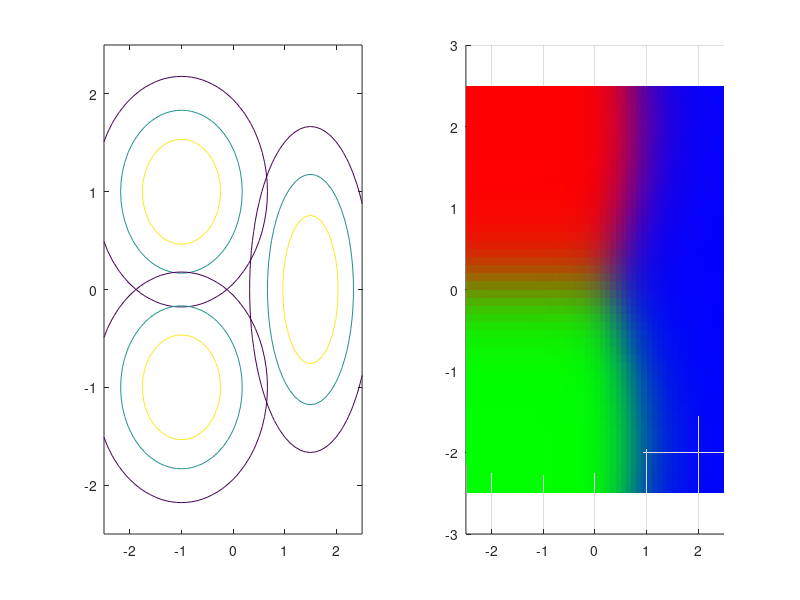

Write MATLAB code to recreate this figure.
%% Figure 4.11 Page 200 PRML
clc
clear

%% Generate samples
mu1 = [1 -1];
mu2 = [-1 -1];
mu3 = [0 1.5];
SIGMA1 = [0.5 0; 0 1];
SIGMA2 = [0.5 0; 0 1];
SIGMA3 = [1 0; 0 0.5];%[0.5 0; 0 1];%

x1 = [-2.5:0.1:2.5]';
x2 = [-2.5:0.1:2.5]';
M = length(x1);
N = length(x2);
Pxgc1 = zeros(M,N);
Pxgc2 = zeros(M,N);
Pxgc3 = zeros(M,N);
for i = 1:M
    for j = 1:N
        Pxgc1(i,j) = mvnpdf([x1(i),x2(j)],mu1,SIGMA1);
        Pxgc2(i,j) = mvnpdf([x1(i),x2(j)],mu2,SIGMA2);
        Pxgc3(i,j) = mvnpdf([x1(i),x2(j)],mu3,SIGMA3);
    end
end

%% According to equation 4.68-4.70 Page 199
% assume P(C1) = P(C2) = P(C3) = 1/3

% w1 = SIGMA1^(-1)*mu1';
% w2 = SIGMA2^(-1)*mu2';
% w3 = SIGMA3^(-1)*mu3';
% w10 = -1/2*mu1*SIGMA1^(-1)*mu1' + log(1/3);
% w20 = -1/2*mu2*SIGMA2^(-1)*mu2' + log(1/3);
% w30 = -1/2*mu3*SIGMA3^(-1)*mu3' + log(1/3);
% Pcgx1 = zeros(M,N);
% Pcgx2 = zeros(M,N);
% Pcgx3 = zeros(M,N);
% C = zeros(M,N,3);
% for i = 1:M
%     for j = 1:N
%         x = [x1(i) x2(j)];
%         alpha1 = w1'*x' + w10;
%         alpha2 = w2'*x' + w20;
%         alpha3 = w3'*x' + w30;
%         Pcgx1(i,j) = exp(alpha1)/(exp(alpha1)+exp(alpha2)+exp(alpha3));
%         Pcgx2(i,j) = exp(alpha2)/(exp(alpha1)+exp(alpha2)+exp(alpha3));
%         Pcgx3(i,j) = exp(alpha3)/(exp(alpha1)+exp(alpha2)+exp(alpha3));
%         C(i,j,:) = [Pcgx1(i,j) Pcgx2(i,j) Pcgx3(i,j)];
%     end
% end

Pc1 = 1/3;
Pc2 = 1/3;
Pc3 = 1/3;
Pcgx1 = zeros(M,N);
Pcgx2 = zeros(M,N);
Pcgx3 = zeros(M,N);
C = zeros(M,N,3);
for i = 1:M
    for j = 1:N
        x = [x1(i) x2(j)];
        Pcgx1(i,j) = Pxgc1(i,j)*Pc1/(Pxgc1(i,j)*Pc1+Pxgc2(i,j)*Pc2+Pxgc3(i,j)*Pc3);
        Pcgx2(i,j) = Pxgc2(i,j)*Pc2/(Pxgc1(i,j)*Pc1+Pxgc2(i,j)*Pc2+Pxgc3(i,j)*Pc3);
        Pcgx3(i,j) = Pxgc3(i,j)*Pc3/(Pxgc1(i,j)*Pc1+Pxgc2(i,j)*Pc2+Pxgc3(i,j)*Pc3);
        C(i,j,:) = [Pcgx1(i,j) Pcgx2(i,j) Pcgx3(i,j)];
    end
end

%% Visualization
figure;
subplot(121);
hold on; box on;
contour(x1,x2,Pxgc1,3);
contour(x1,x2,Pxgc2,3);
contour(x1,x2,Pxgc3,3);
subplot(122);
surf(x1,x2,Pxgc1,C,'EdgeColor','none');
xlim([-2.5 2.5]);view(2);